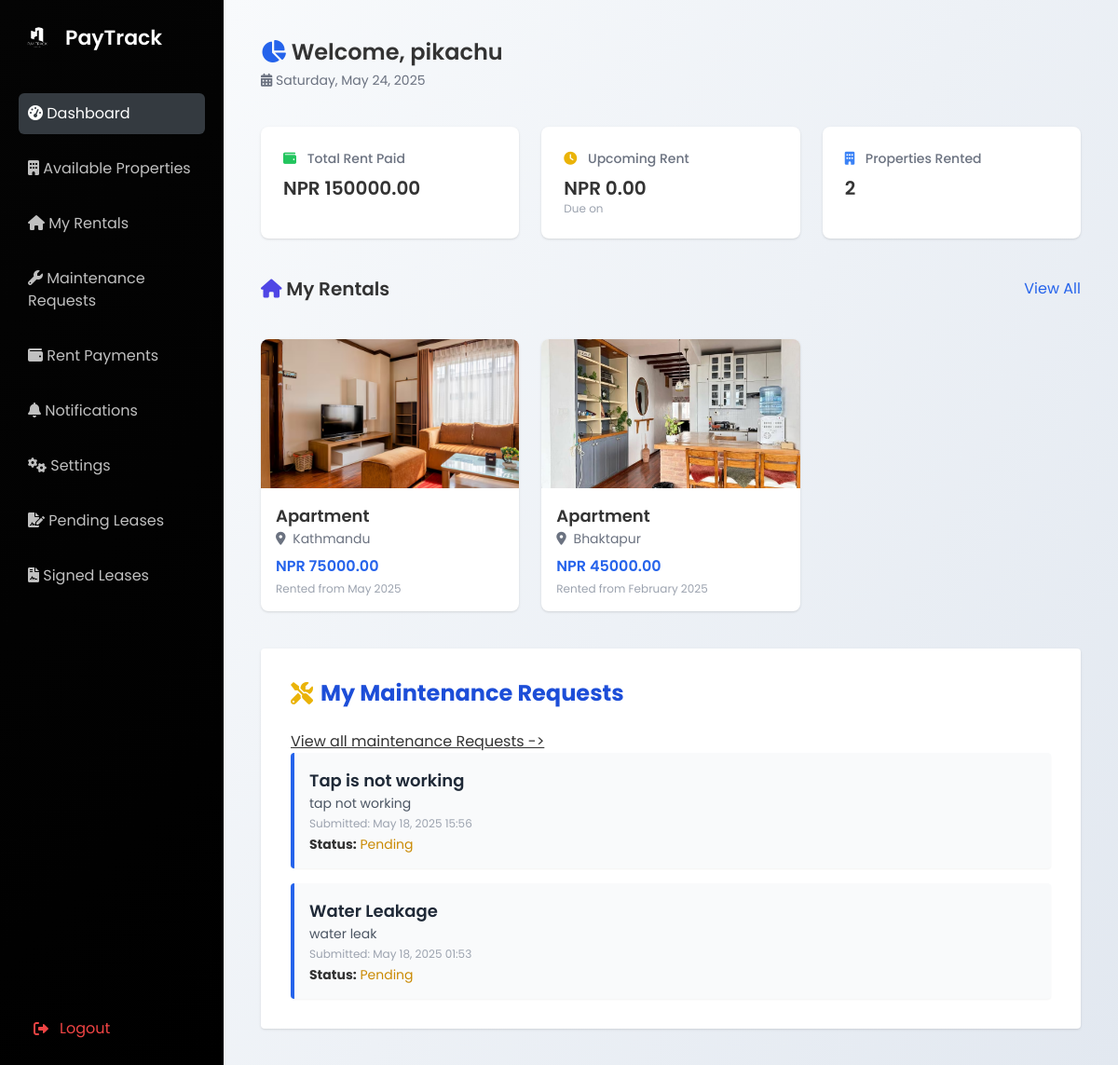
/dashboard/ (signed in), run on the app's committed database.
### user/models.py (models this page shows, shortened)
class CustomUser(AbstractUser):
    USER_TYPE_CHOICES = (
        ('tenant', 'Tenant'),
        ('home owner', 'Home Owner'),
    )
    email = models.EmailField(unique=True,null=True)  # Ensuring unique emails for authentication
    user_type = models.CharField(max_length=20, choices=USER_TYPE_CHOICES, default='customer')
    phone_number = models.CharField(max_length=15, blank=True, null=True)
    address = models.TextField(blank=True, null=True)
    company_name = models.CharField(max_length=255, blank=True, null=True)
    date_of_birth = models.DateField(blank=True, null=True)
    USERNAME_FIELD = 'email'  # Login with email instead of username
    REQUIRED_FIELDS = ['username']  # Keep username as an optional field if necessary

class Rental(models.Model):
    tenant = models.ForeignKey(
        settings.AUTH_USER_MODEL,
        on_delete=models.CASCADE,
        limit_choices_to={'user_type': 'tenant'}
    )
    property = models.ForeignKey(Property, on_delete=models.CASCADE)
    rent_amount = models.DecimalField(max_digits=10, decimal_places=2)
    start_date = models.DateField()
    end_date = models.DateField(blank=True, null=True)
    is_active = models.BooleanField(default=True)

class Property(models.Model):
    PROPERTY_TYPES = [
        ('house', 'House'),
        ('apartment', 'Apartment'),
        ('villa', 'Villa'),
        ('land', 'Land'),
    ]
    homeowner = models.ForeignKey(
        settings.AUTH_USER_MODEL,
        on_delete=models.CASCADE,
        related_name='properties',
        null=True,
        blank=True
    )
    title = models.CharField(max_length=200, default="Unnamed Property")
    location = models.CharField(max_length=200, default="Unknown Location")
    property_type = models.CharField(max_length=20, choices=PROPERTY_TYPES, default='house')
    price = models.DecimalField(max_digits=10, decimal_places=2, default=0.00)
    bedrooms = models.IntegerField(null=True, blank=True, default=1)
    bathrooms = models.IntegerField(null=True, blank=True, default=1)
    description = models.TextField(default="No description available.")
    image = models.ImageField(upload_to='properties/', default='default_property.jpg')
    featured = models.BooleanField(default=False)
    is_available = models.BooleanField(default=True)  # New: To show if property is rented
    @property
    def get_primary_image(self):
        primary_image = self.images.filter(is_primary=True).first()
        if primary_image:
            return primary_image.image

class MaintenanceRequest(models.Model):
    STATUS_CHOICES = [
        ('pending', 'Pending'),
        ('in_progress', 'In Progress'),
        ('resolved', 'Resolved'),
        ('cancelled', 'Cancelled'),
    ]
    PRIORITY_CHOICES = [
        ('low', 'Low'),
        ('medium', 'Medium'),
        ('high', 'High'),
        ('urgent', 'Urgent'),
    ]
    rental = models.ForeignKey(Rental, on_delete=models.CASCADE, related_name='maintenance_requests')
    subject = models.CharField(max_length=255)
    description = models.TextField()
    priority = models.CharField(max_length=20, choices=PRIORITY_CHOICES, default='medium')
    status = models.CharField(max_length=20, choices=STATUS_CHOICES, default='pending')
    request_date = models.DateTimeField(auto_now_add=True)
    is_resolved = models.BooleanField(default=False)
    resolved_date = models.DateTimeField(blank=True, null=True)
    resolved_by = models.CharField(max_length=255, blank=True, null=True)
    admin_notes = models.TextField(blank=True, null=True)
    attachment = models.FileField(upload_to='maintenance_attachments/', blank=True, null=True)
    class Meta:
        ordering = ['-request_date']
        verbose_name = 'Maintenance Request'
        verbose_name_plural = 'Maintenance Requests'

### user/views.py (the view)
# urls.py: path('dashboard/', views.dashboard_view, name='dashboard'),
@login_required
def dashboard_view(request):
    if request.user.user_type.lower() == 'home owner':
        return homeowner_dashboard(request)
    else:
       return tenant_dashboard(request)

### user/templates/user/tenant_dashboard.html (shortened to what this page needs)
{% load static %}
<!DOCTYPE html>
<html lang="en">
<head>
  <link rel="stylesheet" href="{% static 'css/dashboard.css' %}">
  <link rel="stylesheet" href="https://cdnjs.cloudflare.com/ajax/libs/font-awesome/6.0.0-beta3/css/all.min.css">
  <script src="https://cdn.tailwindcss.com"></script>
</head>
<body class="bg-gray-100 font-poppins">
  <div class="min-h-screen flex">
    <aside class="sidebar">
      <div class="logo-container">
        <img src="{% static 'images/logo.png' %}" alt="PayTrack Logo" class="logo">
        <span>PayTrack</span>
      </div>
      <nav class="menu">
        <ul>
          <li class="active"><a href="{% url 'dashboard' %}"><i class="fas fa-tachometer-alt"></i> <span>Dashboard</span></a></li>
          <li><a href="{% url 'tenant_property_list' %}"><i class="fas fa-building"></i> <span>Available
                Properties</span></a></li>
          <li><a href="{% url 'my_rentals' %}"><i class="fas fa-home"></i> <span>My Rentals</span></a></li>
          <li><a href="/maintenance/requests/"><i class="fas fa-wrench"></i> <span>Maintenance Requests</span></a></li>
          <li><a href="{% url 'rent_payments' %}"><i class="fas fa-wallet"></i> <span>Rent Payments</span></a></li>
          <li><a href="{% url 'notifications' %}"><i class="fas fa-bell"></i> <span>Notifications</span></a></li>
          <li><a href="{% url 'settings' %}"><i class="fas fa-cogs"></i> <span>Settings</span></a></li>
          <li><a href="{% url 'tenant_pending_leases' %}"><i class="fas fa-file-signature"></i> <span>Pending
                Leases</span></a></li>
          <li>
            <a href="{% url 'tenant_signed_leases' %}" class="nav-link">
              <i class="fas fa-file-contract"></i> Signed Leases
            </a>
          </li>
        </ul>
      </nav>
      <div class="mt-auto pt-8">
        <a href="{% url 'logout' %}" class="flex items-center px-4 py-2 text-red-500 hover:bg-red-100 rounded">
          <i class="fas fa-sign-out-alt mr-3"></i> <span>Logout</span>
        </a>
      </div>
    </aside>
    <main class="main-content space-y-10">
      <div class="flex justify-between items-center">
        <div>
          <h1 class="text-2xl font-semibold"><i class="fas fa-chart-pie text-blue-600"></i> Welcome, {{user_name}}</h1>
          <p class="text-sm text-gray-500 mt-1"><i class="fas fa-calendar-alt"></i> <span
              id="currentDateTime">Loading...</span></p>
        </div>
      </div>
      <div class="grid grid-cols-1 sm:grid-cols-2 lg:grid-cols-3 gap-6">
        <div class="bg-white p-6 rounded-lg shadow">
          <h2 class="text-sm font-medium text-gray-500"><i class="fas fa-wallet text-green-500 mr-2"></i> Total Rent
            Paid</h2>
          <p class="text-xl font-semibold mt-2">NPR {{ total_paid|floatformat:2 }}</p>
        </div>
        <div class="bg-white p-6 rounded-lg shadow">
          <h2 class="text-sm font-medium text-gray-500"><i class="fas fa-clock text-yellow-500 mr-2"></i> Upcoming Rent
          </h2>
          <p class="text-xl font-semibold mt-2">NPR {{ next_due.amount|default:"0.00" }}</p>
          <p class="text-xs text-gray-400">Due on {{ next_due.date|date:"F d, Y" }}</p>
        </div>
        <div class="bg-white p-6 rounded-lg shadow">
          <h2 class="text-sm font-medium text-gray-500"><i class="fas fa-building text-blue-500 mr-2"></i> Properties
            Rented</h2>
          <p class="text-xl font-semibold mt-2">{{ rental_count }}</p>
        </div>
      </div>
      <div class="flex justify-between items-center mt-10">
        <h2 class="text-xl font-semibold"><i class="fas fa-home text-indigo-600"></i> My Rentals</h2>
        <a href="{% url 'my_rentals' %}" class="text-blue-600 hover:underline">View All</a>
      </div>
       <div class="grid grid-cols-1 sm:grid-cols-2 lg:grid-cols-3 gap-6">
        {% if rentals %}
        {% for rent in rentals|slice:":3" %}
        <div class="property-card bg-white shadow rounded-lg overflow-hidden">
          {% with primary_image=rent.property.get_primary_image %}
          {% if primary_image %}
          <img src="{{ primary_image.url }}" class="w-full h-40 object-cover" alt="{{ rent.property.title }}">
          {% else %}
          <img src="{% static 'images/default_property.jpg' %}" class="w-full h-40 object-cover" alt="No Image">
          {% endif %}
          {% endwith %}
          <div class="p-4">
            <h3 class="text-lg font-semibold">{{ rent.property.title }}</h3>
            <p class="text-sm text-gray-500"><i class="fas fa-map-marker-alt mr-1"></i> {{ rent.property.location }}</p>
            <p class="text-blue-600 font-semibold mt-2">NPR {{ rent.rent_amount|floatformat:2 }}</p>
            <p class="text-xs text-gray-400 mt-1">Rented from {{ rent.start_date|date:"F Y" }}</p>
          </div>
        </div>
        {% endfor %}
        {% else %}
        <div class="col-span-3 text-center py-10 text-gray-500">
          <p>No properties rented yet.</p>
          <a href="{% url 'tenant_property_list' %}"
            class="mt-4 inline-block bg-blue-600 hover:bg-blue-700 text-white px-6 py-2 rounded">Browse Properties</a>
        </div>
        {% endif %}
      </div>
      <div class="max-w-4xl ml-0 bg-white shadow rounded p-8">
        <h2 class="text-2xl font-bold text-blue-700 mb-6 flex items-center gap-2">
          <i class="fas fa-tools text-yellow-500"></i> My Maintenance Requests
        </h2>
        <a href="{% url 'view_maintenance_requests' %}" class="underline">
          View all maintenance Requests ->
        </a>
        {% if requests %}
        <div class="space-y-4">
          {% for request in requests %}
          <div class="bg-gray-50 border-l-4 border-blue-600 p-4 rounded shadow-sm">
            <h3 class="text-lg font-semibold text-gray-800">{{ request.subject }}</h3>
            <p class="text-gray-600 text-sm mb-1">{{ request.description }}</p>
            <p class="text-xs text-gray-400">Submitted: {{ request.request_date|date:"F d, Y H:i" }}</p>
            <p class="text-sm mt-1">
              <strong>Status:</strong>
              {% if request.is_resolved %}
              <span class="text-green-600">Resolved</span>
              {% else %}
              <span class="text-yellow-600">Pending</span>
              {% endif %}
            </p>
          </div>
          {% endfor %}
        </div>
        {% else %}
        <p class="text-gray-600">No maintenance requests submitted yet.</p>
        {% endif %}
</body>
</html>

### user/static/css/dashboard.css (style rules this page uses)
* { margin: 0; padding: 0; box-sizing: border-box; }
body { font-family: 'Poppins', sans-serif; background-color: #f8f9fa; color: #333; display: flex; justify-content: center; align-items: center; min-height: 100vh; overflow-x: hidden; }
.sidebar { width: 250px; background-color: #15161d; color: white; display: flex; flex-direction: column; justify-content: space-between; padding: 20px; transition: width 0.3s ease; }
.sidebar .logo-container { display: flex; align-items: center; gap: 10px; margin-bottom: 40px; }
.sidebar .logo-container .logo { width: 40px; height: auto; filter: brightness(0) invert(1); }
.sidebar .logo-container span { font-size: 22px; font-weight: 600; color: white; }
.sidebar .menu ul { list-style: none; padding: 0; margin: 0; }
.sidebar .menu ul li { font-size: 16px; color: #c0c0c0; margin-bottom: 15px; padding: 10px; border-radius: 6px; cursor: pointer; transition: background-color 0.3s ease, color 0.3s ease; }
.sidebar .menu ul li.active, .sidebar .menu ul li:hover { background-color: #343a40; color: white; }
.main-content { flex: 1; padding: 30px; overflow-y: auto; background-color: #f1f1f1; }

### user/templates/user/tenant_dashboard.html (style rules this page uses)
body, html { margin: 0; padding: 0; }
.sidebar { width: 240px; min-height: 100vh; background: linear-gradient(135deg, #040404 0%, #000000 100%); padding: 20px; color: white; position: fixed; left: 0; top: 0; bottom: 0; }
.main-content { margin-left: 240px; padding: 40px 40px 40px 40px; width: calc(100vw - 240px); min-height: 100vh; background: linear-gradient(120deg, #f8fafc 0%, #e2e8f0 100%); box-sizing: border-box; }

### data on the page
CustomUser: username "pikachu"
Rental: shows a picture, property "Apartment", property.location "Kathmandu", rent_amount "75000.00", start_date "May 2025"
Rental: shows a picture, property "Apartment", property.location "Bhaktapur", rent_amount "45000.00", start_date "February 2025"
MaintenanceRequest: subject "Tap is not working", description "tap not working", request_date "May 18, 2025 15:56", is_resolved "Pending"
MaintenanceRequest: subject "Water Leakage", description "water leak", request_date "May 18, 2025 01:53", is_resolved "Pending"

### other printed values
{{ total_paid|floatformat:2 }} "150000.00"
{{ next_due.amount|default:"0.00" }} "0.00"
{{ rental_count }} "2"
